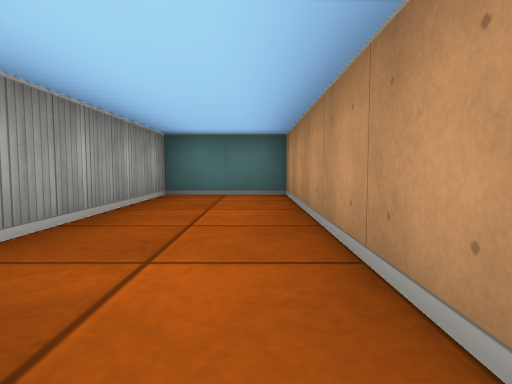
view 1 (above)

16 first-person views from a walk through a cub3D maze. The camera is about half as high as the walls, tilts 4° down and sees 75° across. The floor is counted in squares. Each view is taken from the middle of a square. On the plan, view 1 faces up. The plan holds only what a view shows up to about 9 squares ahead; the rest is blank.

view 2
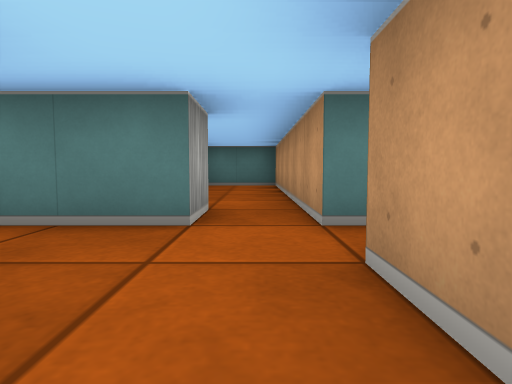

view 3
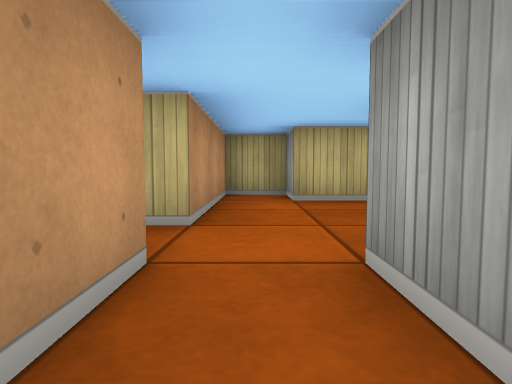

view 4
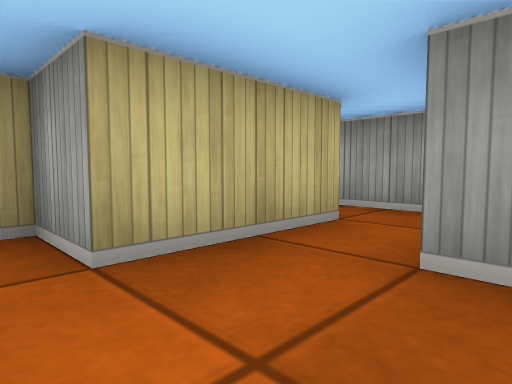

view 5
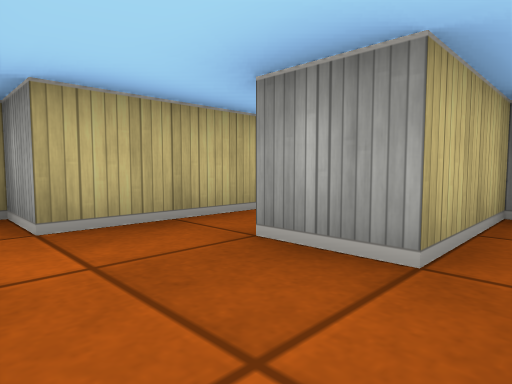

view 6
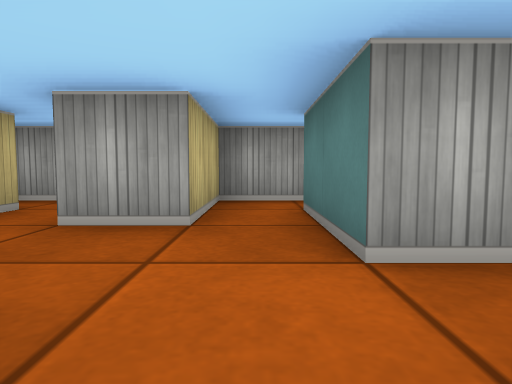

view 7
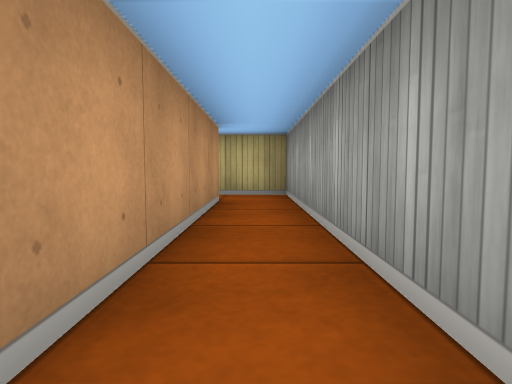

view 8
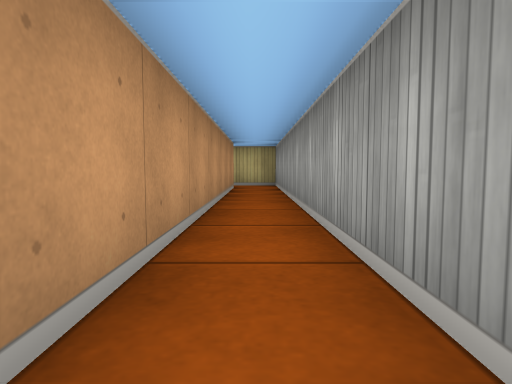

view 9
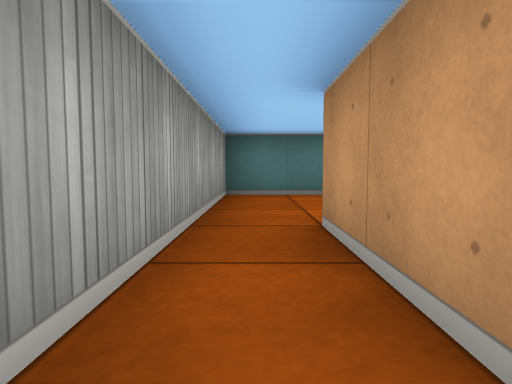

view 10
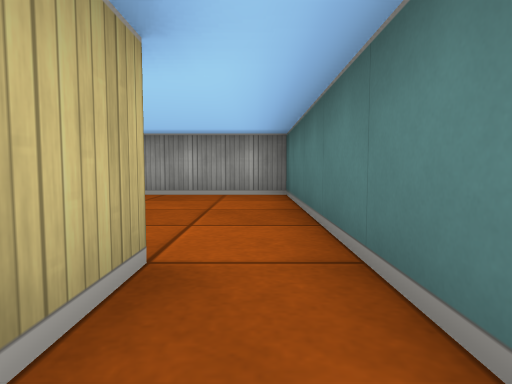

view 11
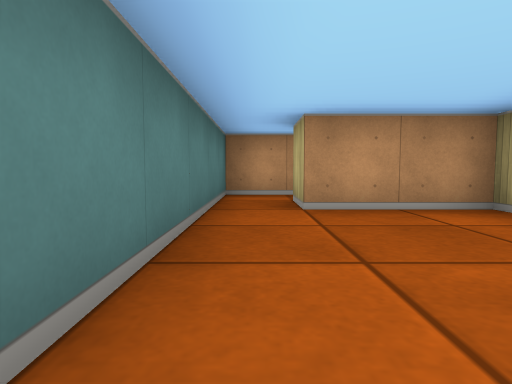

view 12
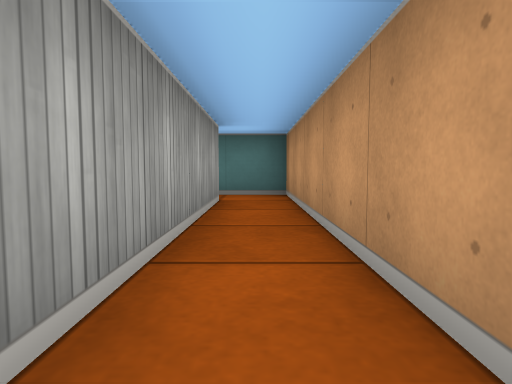

view 13
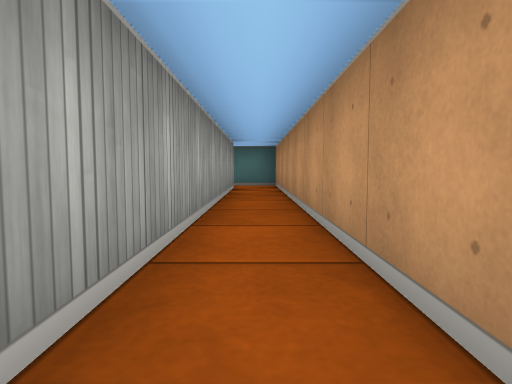

view 14
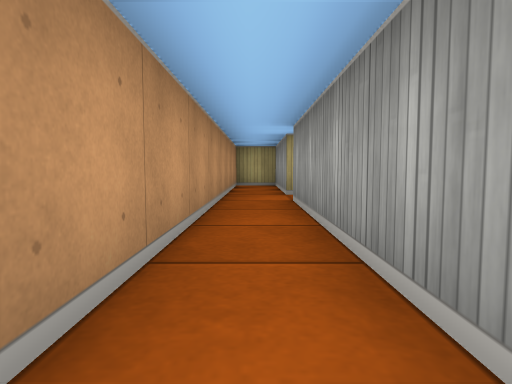

view 15
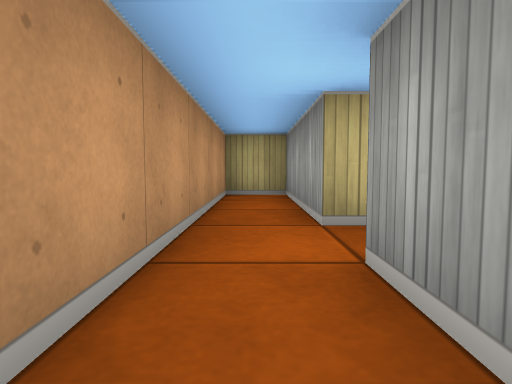

view 16
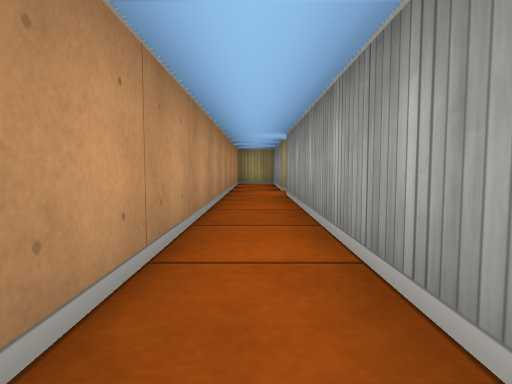

### Floor plan
Ten units are one square. View 1 is at (0, 0); x grows to the right and y downward. Boxes are objects, and circles mark ways between rooms. Rooms are numbered by the first view taken in them; rooms with no view inside come last. Other rooms are left out.
<svg viewBox="-40 -100 70 150">
<path fill="none" stroke="#000" d="M-5 -5 -5 5 -15 5M5 5 5 -55 -15 -55 -15 -19M5 15 15 15M-15 15 -15 25M-26 35 -5 35 -5 45 5 45 5 15M-35 31 -35 42M5 -64 5 -85 15 -85M15 -95 -35 -95 -35 15 -15 15M-15 5 -25 5 -25 -65M15 15 15 45 25 45 25 -95 15 -95M15 -85 15 5"/>
<circle cx="-5" cy="20" r="3" fill="#2a7"/>
<circle cx="-20" cy="10" r="3" fill="#2a7"/>
<circle cx="10" cy="10" r="3" fill="#2a7"/>
<circle cx="10" cy="-90" r="3" fill="#2a7"/>
<text x="0" y="-20">1</text>
<text x="-10" y="30">2</text>
<text x="-30" y="-60">3</text>
<text x="20" y="-30">4</text>
</svg>
Room 1 opens to room 2. Room 1 opens to room 3. Room 1 opens to room 4. Room 3 opens to room 4.

Where each view was taken, in squares from view 1:
view 1: 0 up, 0 right, facing up
view 2: 3 down, 0 right, facing up
view 3: 1 up, 0 right, facing down
view 4: 2 down, 0 right, facing down-left
view 5: 1 down, 0 right, facing down-left
view 6: 1 down, 1 right, facing left
view 7: 4 up, 3 left, facing down
view 8: 7 up, 3 left, facing down
view 9: 4 up, 3 left, facing up
view 10: 9 up, 2 right, facing left
view 11: 9 up, 3 left, facing right
view 12: 4 up, 2 right, facing up
view 13: 1 up, 2 right, facing up
view 14: 4 up, 2 right, facing down
view 15: 1 up, 2 right, facing down
view 16: 5 up, 2 right, facing down
